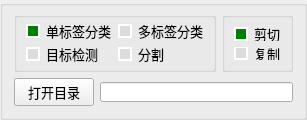
       <widget class="QGroupBox" name="groupBox_6">
        <property name="sizePolicy">
         <sizepolicy hsizetype="Expanding" vsizetype="Minimum">
          <horstretch>0</horstretch>
          <verstretch>0</verstretch>
         </sizepolicy>
        </property>
        <property name="minimumSize">
         <size>
          <width>0</width>
          <height>0</height>
         </size>
        </property>
        <property name="maximumSize">
         <size>
          <width>16777215</width>
          <height>150</height>
         </size>
        </property>
        <property name="title">
         <string/>
        </property>
        <layout class="QGridLayout" name="gridLayout_2">
         <property name="topMargin">
          <number>6</number>
         </property>
         <item row="0" column="0" rowspan="2">
          <widget class="QGroupBox" name="groupBox_2">
           <property name="sizePolicy">
            <sizepolicy hsizetype="Expanding" vsizetype="Minimum">
             <horstretch>0</horstretch>
             <verstretch>0</verstretch>
            </sizepolicy>
           </property>
           <property name="maximumSize">
            <size>
             <width>16777215</width>
             <height>60</height>
            </size>
           </property>
           <property name="title">
            <string/>
           </property>
           <layout class="QGridLayout" name="gridLayout_3">
            <property name="topMargin">
             <number>0</number>
            </property>
            <property name="bottomMargin">
             <number>0</number>
            </property>
            <property name="verticalSpacing">
             <number>0</number>
            </property>
            <item row="2" column="1">
             <widget class="QRadioButton" name="radioButton_seg">
              <property name="sizePolicy">
               <sizepolicy hsizetype="Minimum" vsizetype="Expanding">
                <horstretch>0</horstretch>
                <verstretch>0</verstretch>
               </sizepolicy>
              </property>
              <property name="maximumSize">
               <size>
                <width>16777215</width>
                <height>20</height>
               </size>
              </property>
              <property name="font">
               <font>
                <pointsize>10</pointsize>
               </font>
              </property>
              <property name="styleSheet">
               <string notr="true">QRadioButton::indicator:checked {

    background-color:       green;
    border:                 2px solid white;  
}

QRadioButton::indicator:unchecked {

    background-color:       rgb(220, 220, 220);
    border:                 2px solid white;  
}</string>
              </property>
              <property name="text">
               <string>分割</string>
              </property>
             </widget>
            </item>
            <item row="2" column="0">
             <widget class="QRadioButton" name="radioButton_det">
              <property name="sizePolicy">
               <sizepolicy hsizetype="Minimum" vsizetype="Expanding">
                <horstretch>0</horstretch>
                <verstretch>0</verstretch>
               </sizepolicy>
              </property>
              <property name="maximumSize">
               <size>
                <width>16777215</width>
                <height>20</height>
               </size>
              </property>
              <property name="font">
               <font>
                <pointsize>10</pointsize>
               </font>
              </property>
              <property name="styleSheet">
               <string notr="true">QRadioButton::indicator:checked {

    background-color:       green;
    border:                 2px solid white;  
}

QRadioButton::indicator:unchecked {

    background-color:       rgb(220, 220, 220);
    border:                 2px solid white;  
}</string>
              </property>
              <property name="text">
               <string>目标检测</string>
              </property>
             </widget>
            </item>
            <item row="0" column="1">
             <widget class="QRadioButton" name="radioButton_mcls">
              <property name="sizePolicy">
               <sizepolicy hsizetype="Minimum" vsizetype="Expanding">
                <horstretch>0</horstretch>
                <verstretch>0</verstretch>
               </sizepolicy>
              </property>
              <property name="maximumSize">
               <size>
                <width>16777215</width>
                <height>20</height>
               </size>
              </property>
              <property name="font">
               <font>
                <pointsize>10</pointsize>
               </font>
              </property>
              <property name="styleSheet">
               <string notr="true">QRadioButton::indicator:checked {

    background-color:       green;
    border:                 2px solid white;  
}

QRadioButton::indicator:unchecked {

    background-color:       rgb(220, 220, 220);
    border:                 2px solid white;  
}</string>
              </property>
              <property name="text">
               <string>多标签分类</string>
              </property>
              <property name="checked">
               <bool>false</bool>
              </property>
             </widget>
            </item>
            <item row="0" column="0">
             <widget class="QRadioButton" name="radioButton_cls">
              <property name="sizePolicy">
               <sizepolicy hsizetype="Minimum" vsizetype="Expanding">
                <horstretch>0</horstretch>
                <verstretch>0</verstretch>
               </sizepolicy>
              </property>
              <property name="maximumSize">
               <size>
                <width>16777215</width>
                <height>20</height>
               </size>
              </property>
              <property name="font">
               <font>
                <pointsize>10</pointsize>
               </font>
              </property>
              <property name="styleSheet">
               <string notr="true">QRadioButton::indicator:checked {

    background-color:       green;
    border:                 2px solid white;  
}

QRadioButton::indicator:unchecked {

    background-color:       rgb(220, 220, 220);
    border:                 2px solid white;  
}</string>
              </property>
              <property name="text">
               <string>单标签分类</string>
              </property>
              <property name="checked">
               <bool>true</bool>
              </property>
             </widget>
            </item>
           </layout>
          </widget>
         </item>
         <item row="0" column="1" rowspan="2">
          <widget class="QGroupBox" name="groupBox_4">
           <property name="sizePolicy">
            <sizepolicy hsizetype="Expanding" vsizetype="Minimum">
             <horstretch>0</horstretch>
             <verstretch>0</verstretch>
            </sizepolicy>
           </property>
           <property name="maximumSize">
            <size>
             <width>16777215</width>
             <height>60</height>
            </size>
           </property>
           <property name="title">
            <string/>
           </property>
           <layout class="QVBoxLayout" name="verticalLayout_3">
            <item alignment="Qt::AlignHCenter">
             <widget class="QRadioButton" name="radioButton_read">
              <property name="sizePolicy">
               <sizepolicy hsizetype="Minimum" vsizetype="Expanding">
                <horstretch>0</horstretch>
                <verstretch>0</verstretch>
               </sizepolicy>
              </property>
              <property name="maximumSize">
               <size>
                <width>16777215</width>
                <height>20</height>
               </size>
              </property>
              <property name="font">
               <font>
                <pointsize>10</pointsize>
               </font>
              </property>
              <property name="toolTip">
               <string>图片分类通过剪切进行</string>
              </property>
              <property name="styleSheet">
               <string notr="true">QRadioButton::indicator:checked {

    background-color:       green;
    border:                 2px solid white;  
}

QRadioButton::indicator:unchecked {

    background-color:       rgb(220, 220, 220);
    border:                 2px solid white;  
}</string>
              </property>
              <property name="text">
               <string>剪切</string>
              </property>
              <property name="checked">
               <bool>true</bool>
              </property>
              <attribute name="buttonGroup">
               <string notr="true">buttonGroup</string>
              </attribute>
             </widget>
            </item>
            <item alignment="Qt::AlignHCenter">
             <widget class="QRadioButton" name="radioButton_write">
              <property name="sizePolicy">
               <sizepolicy hsizetype="Minimum" vsizetype="Expanding">
                <horstretch>0</horstretch>
                <verstretch>0</verstretch>
               </sizepolicy>
              </property>
              <property name="maximumSize">
               <size>
                <width>16777215</width>
                <height>20</height>
               </size>
              </property>
              <property name="font">
               <font>
                <pointsize>10</pointsize>
               </font>
              </property>
              <property name="toolTip">
               <string>图片分类通过复制进行</string>
              </property>
              <property name="styleSheet">
               <string notr="true">QRadioButton::indicator:checked {

    background-color:       green;
    border:                 2px solid white;  
}

QRadioButton::indicator:unchecked {

    background-color:       rgb(220, 220, 220);
    border:                 2px solid white;  
}</string>
              </property>
              <property name="text">
               <string>复制</string>
              </property>
              <attribute name="buttonGroup">
               <string notr="true">buttonGroup</string>
              </attribute>
             </widget>
            </item>
           </layout>
          </widget>
         </item>
         <item row="6" column="0" colspan="2">
          <layout class="QHBoxLayout" name="horizontalLayout_4">
           <item>
            <widget class="QPushButton" name="pushButton">
             <property name="sizePolicy">
              <sizepolicy hsizetype="Minimum" vsizetype="Maximum">
               <horstretch>0</horstretch>
               <verstretch>0</verstretch>
              </sizepolicy>
             </property>
             <property name="font">
              <font>
               <pointsize>10</pointsize>
              </font>
             </property>
             <property name="text">
              <string>打开目录</string>
             </property>
            </widget>
           </item>
           <item>
            <widget class="QLineEdit" name="lineEdit">
             <property name="sizePolicy">
              <sizepolicy hsizetype="Expanding" vsizetype="Minimum">
               <horstretch>0</horstretch>
               <verstretch>0</verstretch>
              </sizepolicy>
             </property>
             <property name="maximumSize">
              <size>
               <width>16777215</width>
               <height>20</height>
              </size>
             </property>
            </widget>
           </item>
          </layout>
         </item>
        </layout>
       </widget>
